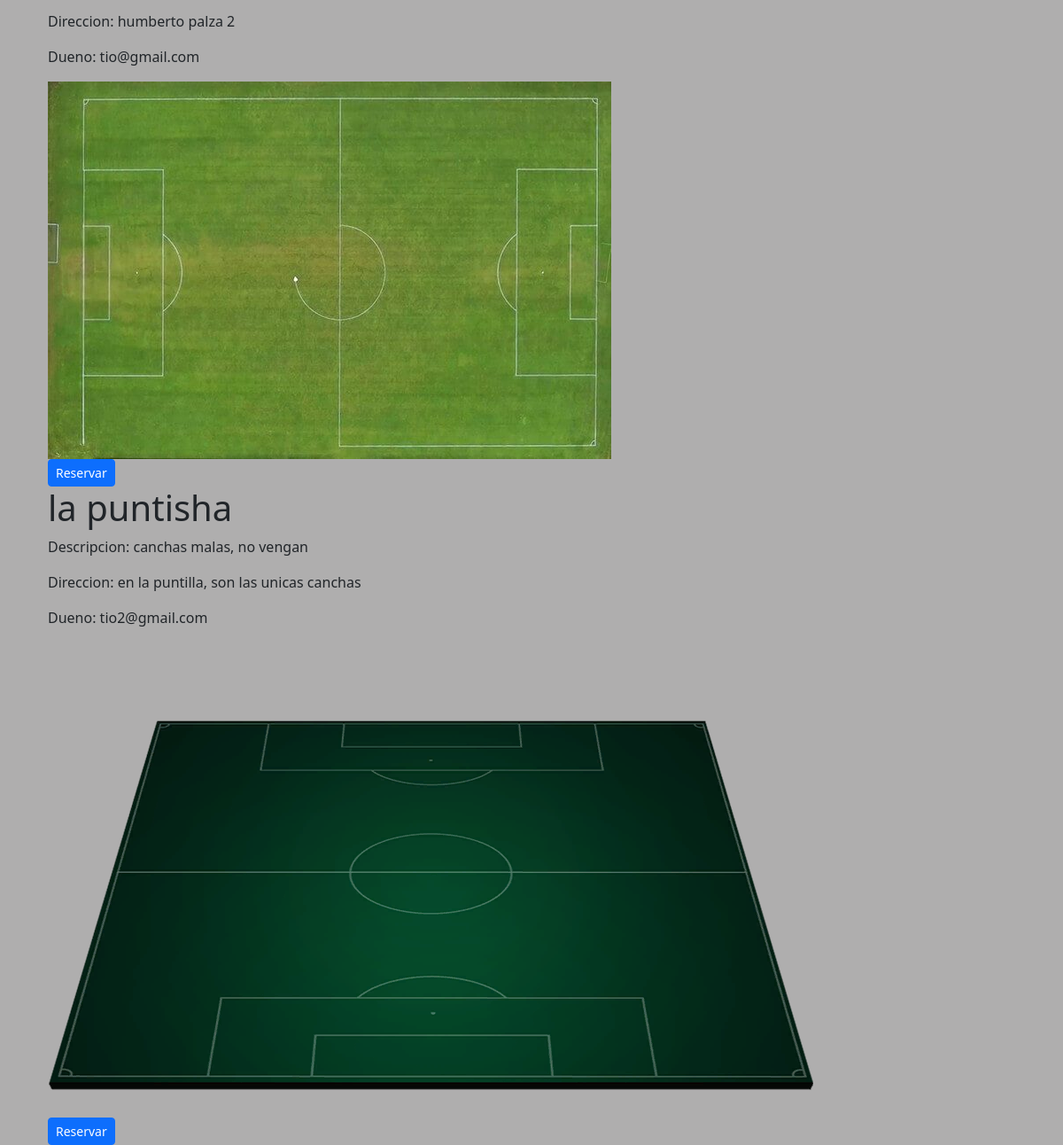
The app's page /clubes/all/ (lower part), older data.
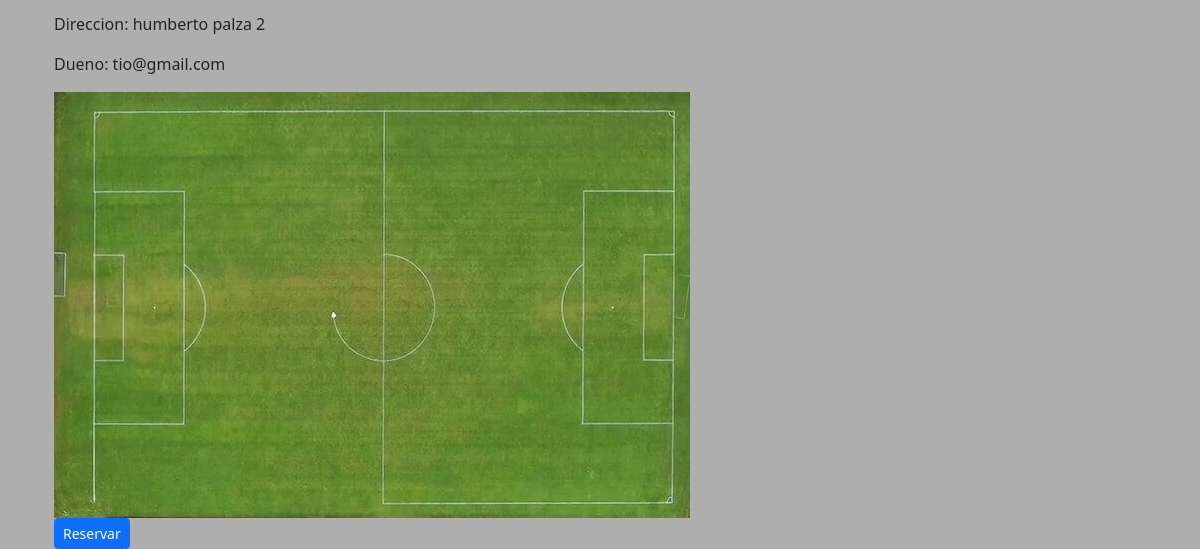
The same page, newer data.
### registration/models.py (models this page shows, shortened)
class UsuarioProfile(AbstractUser):
    name = models.CharField(max_length=200, default='',)
    last_name = models.CharField(max_length=200, default='')
    email = models.EmailField(max_length=254, unique=True, default='')
    bornDate = models.DateField('Fecha de nacimiento', null=True, blank=True,)
    phoneNumber = models.CharField(max_length=20, blank=True)
    role = models.CharField(max_length=100, default='tenant')
    state = models.BooleanField(default=False)

class Tenant(UsuarioProfile):
    fieldsNetWorth = models.FloatField(default=0.0)
    clubName = models.CharField(max_length=200, default='')
    clubDescription = models.CharField(max_length=200, default='')
    clubPhoto = models.ImageField(upload_to='club_photos', null=True, blank=True)
    clubAddress = models.CharField(max_length=200, default='')
    clubApertureTime = models.TimeField('Hora de apertura', null=True, blank=True,)
    clubClosureTime = models.TimeField('Hora de cierre', null=True, blank=True,)
    class Meta:
        verbose_name = 'Tenant'
        verbose_name_plural = 'Tenants'

class UsuarioProfile(AbstractUser):
    name = models.CharField(max_length=200, default='',)
    last_name = models.CharField(max_length=200, default='')
    email = models.EmailField(max_length=254, unique=True, default='')
    bornDate = models.DateField('Fecha de nacimiento', null=True, blank=True,)
    phoneNumber = models.CharField(max_length=20, blank=True)
    role = models.CharField(max_length=100, default='tenant')
    state = models.BooleanField(default=False)

### clubes/views.py (the view)
# urls.py: path('all/', ClubsListView.as_view(), name='all'),
class ClubsListView(ListView):
    model = Tenant
    template_name = 'clubes/clubs_list.html'
    context_object_name = 'clubs'

### clubes/templates/clubes/clubs_list.html
{% extends 'core/base.html' %}
{% block content %}
<div class="container">
    {% load static %}
    {% for club in clubs %}
        {% if club.clubName or club.clubDescription or club.clubAddress %}
            <h1>{{ club.clubName }}</h1>
            {% if club.clubDescription %}
                <p>Descripcion: {{ club.clubDescription }}</p>
            {% endif %}
            {% if club.clubAddress %}
                <p>Direccion: {{ club.clubAddress }}</p>
            {% endif %}
            <p>Dueno: {{ club.tenant.username }}</p>
            {% if club.tenant.clubPhoto %}
                <img src="{{ club.clubPhoto.url }}">
            {% else %}
                <p>No tiene foto</p>
            {% endif %}
            <br>
            <a href="{% url 'field_detail' club.id %}">
                <button type="button" class="btn btn-primary btn-sm">Reservar</button>
            </a>
        {% endif %}
    {% endfor %}
{% endblock %}

Row changes from the older to the newer data that the page shows:
removed Tenant: clubName "la puntisha", clubDescription "canchas malas, no vengan", clubAddress "en la puntilla, son las unicas canchas", tenant.username "tio2@gmail.com", clubPhoto (picture)
